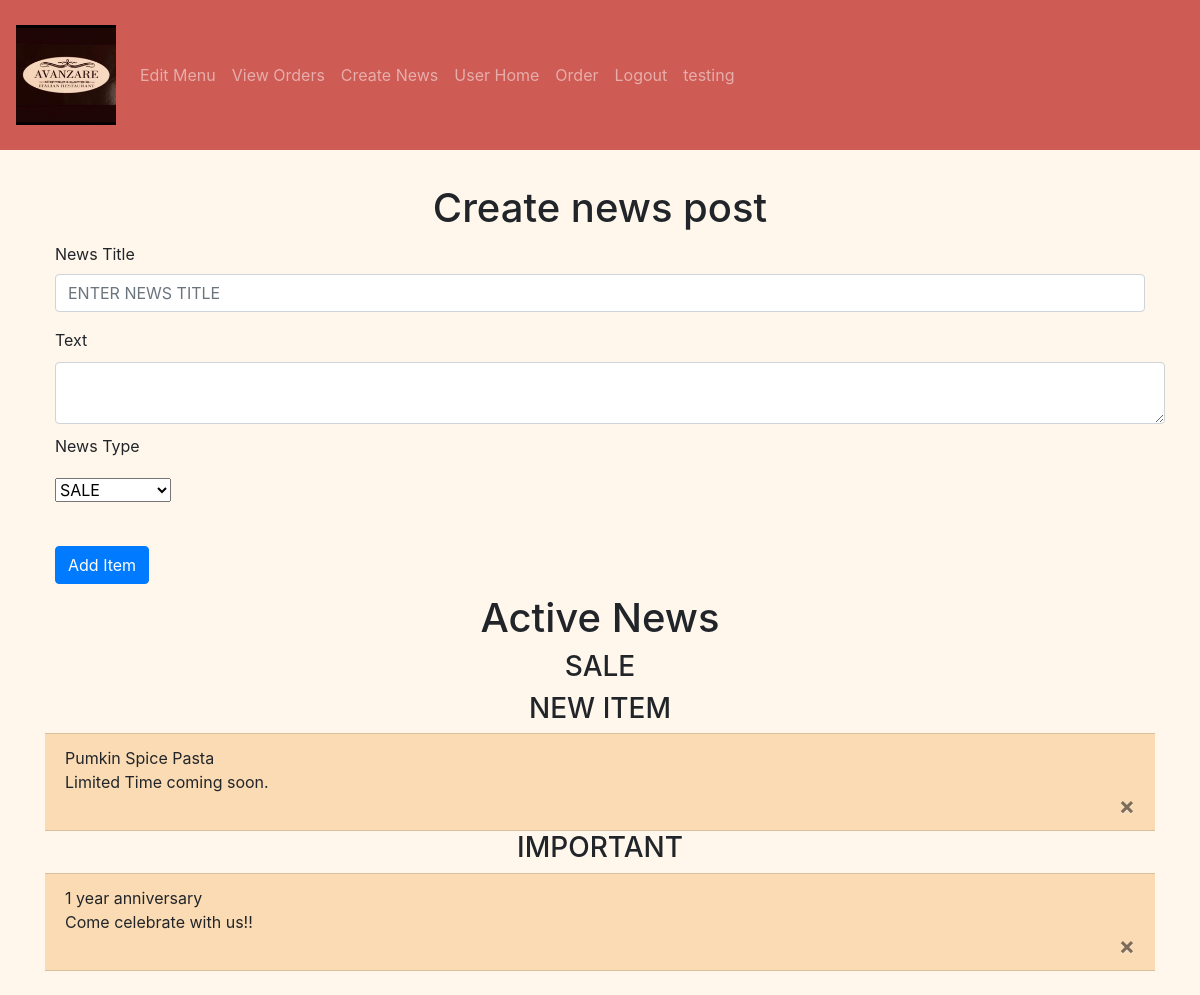
The app's page /create-news (signed in), older data.
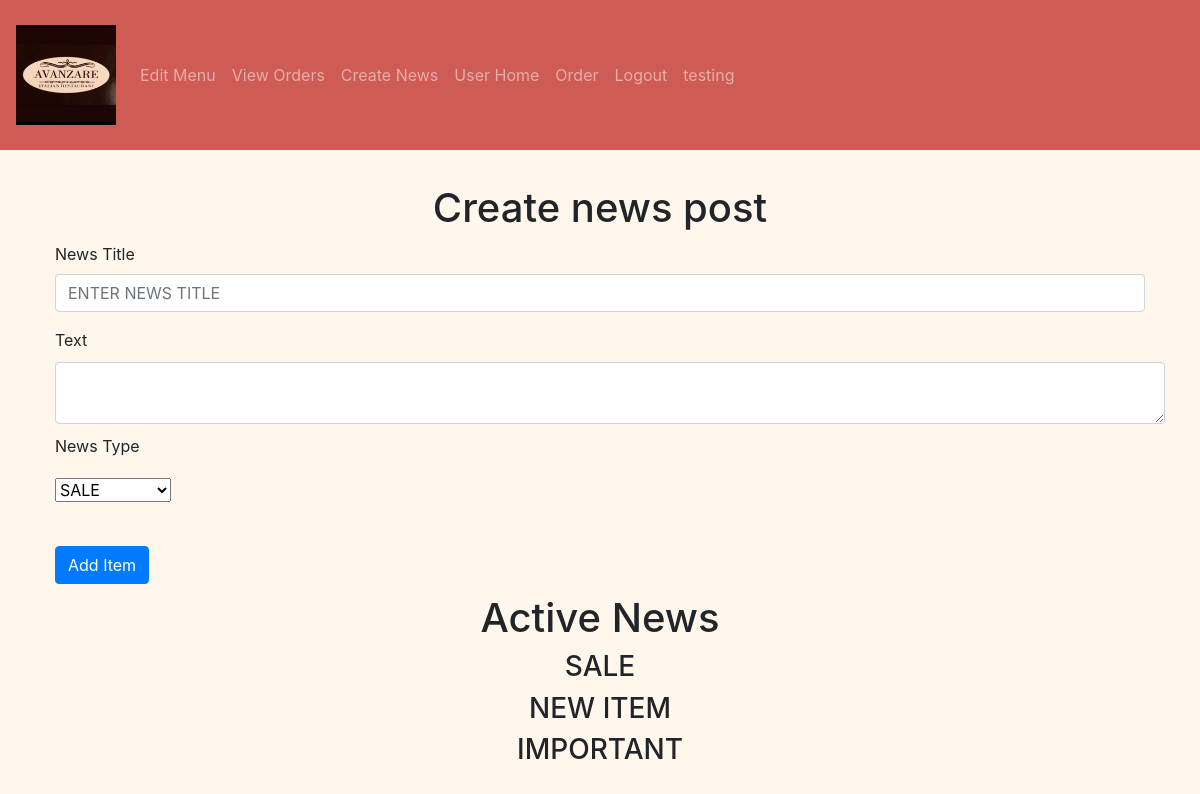
The same page, newer data.
### avanzareApp/models.py (models this page shows)
class News(db.Model):
    id = db.Column(db.Integer, primary_key=True)
    title = db.Column(db.String(150))
    text = db.Column(db.String(10000))
    news_type = db.Column(db.String(150))
    featured = db.Column(db.String(10))
    date = db.Column(db.DateTime(timezone=True), default=func.now())

### avanzareApp/views.py (the view, shortened to what this page needs)
@views.route('/create-news', methods=['GET', 'POST'])
@login_required
def create_news():
    news = db.session.query(News).order_by(News.id.desc()).all()
    return render_template("create_news.html", news=news, user=current_user)

### avanzareApp/__init__.py (called while the page is built)
def create_app():
    app = Flask(__name__)
    app.config['SECRET KEY'] = 'iudsdbciud ccdoi'
    app.config['SQLALCHEMY_DATABASE_URI'] = f'sqlite:///{DB_NAME}'
    db.init_app(app)
    from .views import views
    from .auth import auth
    app.register_blueprint(views, url_prefix='/')
    app.register_blueprint(auth, url_prefix='/')
    from .models import User, Menu, Menu_order, News, Order
    with app.app_context():
        db.create_all()
    login_manager = LoginManager()
    login_manager.login_view = 'auth.start_page'
    login_manager.init_app(app)
    @login_manager.user_loader
    def load_user(id):
        return User.query.get(int(id))
    return app

### avanzareApp/templates/create_news.html (shortened to what this page needs)
{% extends "base.html" %} {% block title %}Home{% endblock %}
{% block content %}
<form method="POST">
    <h1 align="center">Create news post</h1>
    <div class="form-group">
        <label for="title" >News Title</label>
        <input
                type="title"
                class="form-control"
                id="title"
                name="title"
                placeholder="ENTER NEWS TITLE"
        />
    </div>
    <div>Text</div>
    <textarea name="text" id="text" class="form-control"></textarea>
    <div>News Type</div>
    <select class="selectpicker" type="news_type" id="news_type" name="news_type">
        <option>SALE</option>
    </select>
    <br />
    <br />
    <button type="submit" class="btn btn-primary">Add Item</button>
</form>
<h1 align="center"> Active News </h1>
    <ul class="list-group list-group-flush" id="items">
        {% set print_once = 1 %}
        {% for news_type in ["SALE", "NEW ITEM", "IMPORTANT"] %}
            {% if print_once == 1 %}
                <h3 align="center"> {{ news_type }} </h3>
                {% set print_once = 0 %}
            {% endif %}
            {% for news_post in news %}
                {% if news_post.news_type == news_type %}
                      <li class="list-group-item">
                          {{ news_post.title }}
                          <br />
                          {{ news_post.text }}
                          <br />
                          <button type="button" class="close" onClick="deleteNewsPost({{ news_post.id }})">
                              <span aria-hidden="true">&times;</span>
                          </button>
                      </li>
                {% endif %}
            {% endfor %}
            {% set print_once = 1 %}
        {% endfor %}
    </ul>
<br />
{% endblock %}

### avanzareApp/templates/base.html (shortened to what this page needs)
<!DOCTYPE html>
<html lang="en">
<head>
    <link
      rel="stylesheet"
      href="https://stackpath.bootstrapcdn.com/bootstrap/4.4.1/css/bootstrap.min.css"
    />
    <link rel="stylesheet"
          href="https://cdn.jsdelivr.net/npm/bootstrap-select@1.13.14/dist/css/bootstrap-select.min.css"
    />
    <link
      rel="stylesheet"
      href="https://stackpath.bootstrapcdn.com/font-awesome/4.7.0/css/font-awesome.min.css"
    />
    <link
            rel="stylesheet"
            href="{{ url_for('static', filename='style.css') }}"
    />
</head>
<body style="background: #FFF7EC;">
    <nav class="navbar navbar-expand-lg navbar-dark">
        <a class="navbar-brand" href="#" align="center">
            <img class="img-responsive" src="{{ url_for('views.send_image', filename='logo.jpg') }}" height="100">
        </a>
        <div class="collapse navbar-collapse" id="navbar">
            <div class="navbar-nav">
                {% if user.is_authenticated %}
                    {% if user.email == "headChef@gmail.com" %}
                        <a class="nav-item nav-link" id="edit_menu" href="/add-menu-item">Edit Menu</a>
                        <a class="nav-item nav-link" id="view_orders" href="/view-orders">View Orders</a>
                        <a class="nav-item nav-link" id="create_news" href="/create-news">Create News</a>
                    {% endif %}
                    <a class="nav-item nav-link" id="user_home" href="/user_home">User Home</a>
                    <a class="nav-item nav-link" id="order" href="/order">Order</a>
                    <a class="nav-item nav-link" id="logout" href="/logout">Logout</a>
                    <a class="nav-item nav-link" id="testing" href="/testing">testing</a>
                {% else %}
                    <a class="nav-item nav-link" id="menu" href="/">Menu</a>
                    <a class="nav-item nav-link" id="login" href="/login">Login</a>
                    <a class="nav-item nav-link" id="signup" href="/sign-up">Sign Up</a>
                {% endif %}
            </div>
        </div>
    </nav>
    <br />
    <div class="container">
    {% block content %}
    {% endblock %}
    </div>
</body>
</html>

### avanzareApp/static/style.css (style rules this page uses)
.navbar-dark { background:#CE5B54; }
nav { height:150px; }
form > * { margin: 10px; }

Row changes from the older to the newer data that the page shows:
removed News: title "Pumkin Spice Pasta", text "Limited Time coming soon.", shown under "NEW ITEM"
removed News: title "1 year anniversary", text "Come celebrate with us!!", shown under "IMPORTANT"
